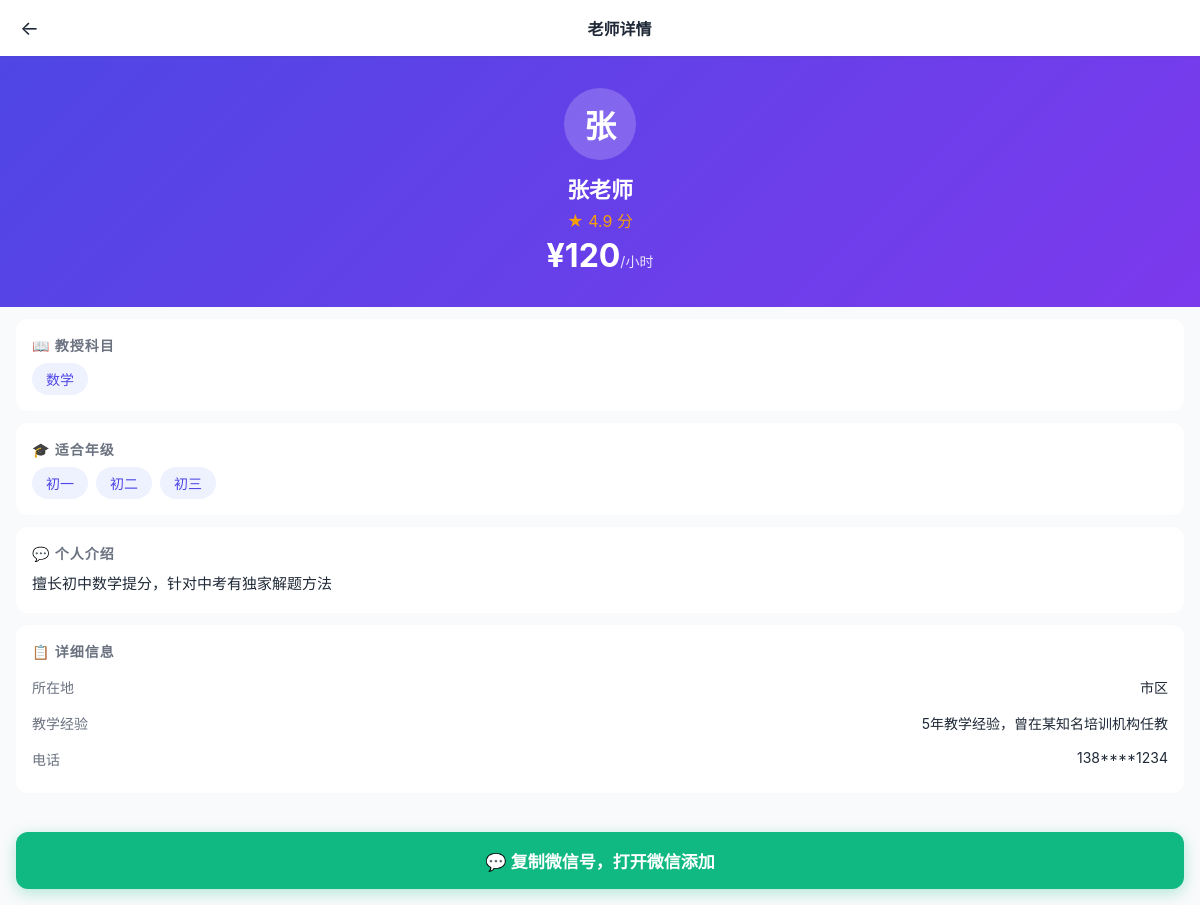
Screenshot of /teacher/1 with the database file from the repository.
### tables this page shows
CREATE TABLE teachers (
            id INTEGER PRIMARY KEY AUTOINCREMENT,
            name TEXT NOT NULL,
            avatar TEXT DEFAULT '',
            subjects TEXT NOT NULL,
            grades TEXT NOT NULL,
            price_per_hour INTEGER DEFAULT 100,
            experience TEXT DEFAULT '',
            location TEXT DEFAULT '',
            phone TEXT DEFAULT '',
            wechat_id TEXT DEFAULT '',
            description TEXT DEFAULT '',
            rating REAL DEFAULT 5.0,
            is_active INTEGER DEFAULT 1,
            created_at TIMESTAMP DEFAULT CURRENT_TIMESTAMP
        );

### app.py (the view)
@app.route('/teacher/<int:id>')
def teacher_detail(id):
    t = query("SELECT * FROM teachers WHERE id=? AND is_active=1", (id,), one=True)
    if not t:
        return "老师不存在", 404
    return render_template('detail.html', teacher=t)

### app.py (called while the page is built)
def query(sql, params=(), one=False):
    with sqlite3.connect(DB) as conn:
        conn.row_factory = sqlite3.Row
        cur = conn.execute(sql, params)
        return cur.fetchone() if one else cur.fetchall()

### templates/detail.html (shortened to what this page needs)
<!DOCTYPE html>
<html lang="zh-CN">
<head>
</head>
<body>
    <div class="top-bar">
        <a href="/" class="back-btn">←</a>
        <h2>老师详情</h2>
    </div>
    <div class="profile">
        <div class="avatar-lg">{{ teacher.name[0] }}</div>
        <h1>{{ teacher.name }}</h1>
        <div class="stars">★ {{ teacher.rating }} 分</div>
        <div class="price-big">¥{{ teacher.price_per_hour }}<small>/小时</small></div>
    </div>
    <div class="section">
        <h3>📖 教授科目</h3>
        <div class="tags">
            {% for s in teacher.subjects.split(',') %}
            <span class="tag">{{ s.strip() }}</span>
            {% endfor %}
        </div>
    </div>
    <div class="section">
        <h3>🎓 适合年级</h3>
        <div class="tags">
            {% for g in teacher.grades.split(',') %}
            <span class="tag">{{ g.strip() }}</span>
            {% endfor %}
        </div>
    </div>
    <div class="section">
        <h3>💬 个人介绍</h3>
        <p>{{ teacher.description or '暂无介绍' }}</p>
    </div>
    <div class="section">
        <h3>📋 详细信息</h3>
        <div class="row"><span class="label">所在地</span><span>{{ teacher.location or '-' }}</span></div>
        <div class="row"><span class="label">教学经验</span><span>{{ teacher.experience or '-' }}</span></div>
        <div class="row"><span class="label">电话</span><span>{{ teacher.phone or '-' }}</span></div>
    </div>
    {% if teacher.wechat_id %}
    <a href="javascript:void(0)" class="contact-btn" onclick="copyWechat('{{ teacher.wechat_id }}')">
        💬 复制微信号，打开微信添加
    </a>
    {% else %}
    <a href="tel:{{ teacher.phone }}" class="contact-btn" style="background:#4F46E5;box-shadow:0 4px 15px rgba(79,70,229,0.3);">
        📞 拨打电话联系
    </a>
    {% endif %}
</body>
</html>

### templates/detail.html (style rules this page uses)
:root { --primary: #4F46E5; --primary-light: #EEF2FF; --gold: #F59E0B; --text: #1F2937; --text-light: #6B7280; --bg: #F9FAFB; }
* { margin: 0; padding: 0; box-sizing: border-box; }
body { font-family: -apple-system, BlinkMacSystemFont, "Segoe UI", sans-serif; background: var(--bg); color: var(--text); padding-bottom: 100px; }
.top-bar { background: white; padding: 12px 16px; display: flex; align-items: center; gap: 12px; position: sticky; top: 0; box-shadow: 0 1px 3px rgba(0,0,0,0.06); }
.back-btn { font-size: 20px; text-decoration: none; color: var(--text); padding: 4px; }
.top-bar h2 { font-size: 16px; flex:1; text-align: center; }
.profile { background: linear-gradient(135deg, var(--primary), #7C3AED); color: white; padding: 32px 16px; text-align: center; }
.profile .avatar-lg { width: 72px; height: 72px; border-radius: 50%; background: rgba(255,255,255,0.2); margin: 0 auto 12px; display: flex; align-items: center; justify-content: center; font-size: 32px; font-weight: 700; }
.profile h1 { font-size: 22px; margin-bottom: 4px; }
.profile .stars { font-size: 16px; color: var(--gold); margin-bottom: 4px; }
.profile .price-big { font-size: 32px; font-weight: 700; }
.profile .price-big small { font-size: 14px; font-weight: 400; opacity: 0.85; }
.section { background: white; margin: 12px 16px; border-radius: 12px; padding: 16px; }
.section h3 { font-size: 14px; color: var(--text-light); margin-bottom: 8px; text-transform: uppercase; letter-spacing: 1px; }
.tags { display: flex; flex-wrap: wrap; gap: 8px; }
.tag { padding: 6px 14px; border-radius: 20px; background: var(--primary-light); color: var(--primary); font-size: 14px; font-weight: 500; }
.section p { font-size: 15px; line-height: 1.7; }
.section .row { display: flex; justify-content: space-between; padding: 8px 0; font-size: 14px; }
.section .row .label { color: var(--text-light); }
.contact-btn { position: fixed; bottom: 16px; left: 16px; right: 16px; padding: 16px; background: #10B981; color: white; text-align: center; border-radius: 12px; font-size: 17px; font-weight: 600; text-decoration: none; box-shadow: 0 4px 15px rgba(16,185,129,0.3); transition: transform 0.15s; }

### rows the page displays
teachers: name "张", name "张老师", rating "4.9", price_per_hour "120", strip "数学", description "擅长初中数学提分，针对中考有独家解题方法", location "市区", experience "5年教学经验，曾在某知名培训机构任教", phone "138****1234"

### other values shown
{{ g.strip() }} "初一" "初二" "初三"
